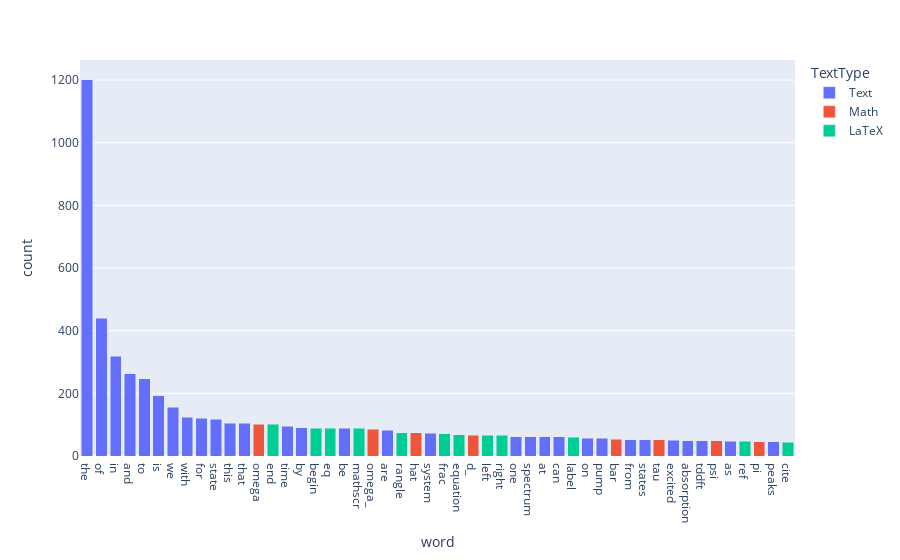

Notebook cell for this chart:
### Code cell
create_wordcounts_bar_chart(create_wordcounts_text(text_raw))

### Figure 1 — Plotly figure (JSON) as saved in the notebook; plotly's stock layout.template omitted (floating-point values rounded to 4 significant figures)
{"data": [{"alignmentgroup": "True", "hovertemplate": "TextType=Text<br>word=%{x}<br>count=%{y}<extra></extra>", "legendgroup": "Text", "marker": {"color": "#636efa", "pattern": {"shape": ""}}, "name": "Text", "offsetgroup": "Text", "orientation": "v", "showlegend": true, "textposition": "auto", "type": "bar", "x": ["absorption", "and", "are", "as", "at", "be", "by", "can", "excited", "for", "from", "in", "is", "of", "on", "one", "peaks", "pump", "spectrum", "state", "states", "system", "tddft", "that", "the", "this", "time", "to", "we", "with"], "xaxis": "x", "y": [49, 263, 83, 47, 61, 88, 91, 61, 51, 120, 52, 318, 192, 440, 56, 62, 45, 56, 62, 118, 52, 72, 49, 104, 1201, 105, 95, 247, 155, 123], "yaxis": "y"}, {"alignmentgroup": "True", "hovertemplate": "TextType=Math<br>word=%{x}<br>count=%{y}<extra></extra>", "legendgroup": "Math", "marker": {"color": "#EF553B", "pattern": {"shape": ""}}, "name": "Math", "offsetgroup": "Math", "orientation": "v", "showlegend": true, "textposition": "auto", "type": "bar", "x": ["bar", "d_", "hat", "omega", "omega_", "pi", "psi", "tau"], "xaxis": "x", "y": [53, 67, 74, 102, 85, 46, 48, 52], "yaxis": "y"}, {"alignmentgroup": "True", "hovertemplate": "TextType=LaTeX<br>word=%{x}<br>count=%{y}<extra></extra>", "legendgroup": "LaTeX", "marker": {"color": "#00cc96", "pattern": {"shape": ""}}, "name": "LaTeX", "offsetgroup": "LaTeX", "orientation": "v", "showlegend": true, "textposition": "auto", "type": "bar", "x": ["begin", "cite", "end", "eq", "equation", "frac", "label", "left", "mathscr", "rangle", "ref", "right"], "xaxis": "x", "y": [89, 44, 101, 89, 68, 71, 60, 67, 88, 75, 47, 67], "yaxis": "y"}], "layout": {"barmode": "stack", "legend": {"title": {"text": "TextType"}, "tracegroupgap": 0}, "margin": {"t": 60}, "xaxis": {"anchor": "y", "categoryorder": "total descending", "domain": [0, 1], "title": {"text": "word"}}, "yaxis": {"anchor": "x", "domain": [0, 1], "title": {"text": "count"}}}}
